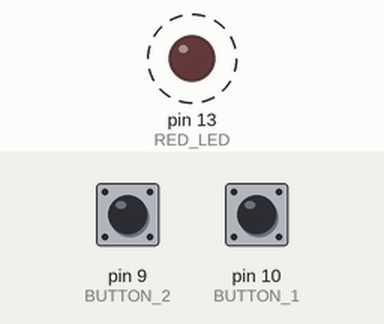
This sketch was run on a simulated Arduino Uno, built with avr-gcc and run on an emulated ATmega328P. Shown: output pins drawn as LEDs (lit = HIGH). Dashed ring = blinking. The inputs (shaded band) are chosen by the test bench; at power-on: pin 9 (BUTTON_2) HIGH, pin 10 (BUTTON_1) HIGH.

Above: at 4.8 s.
4.9 s: pin 9 (BUTTON_2) pulled LOW for 2.35 s
At 7.0 s:
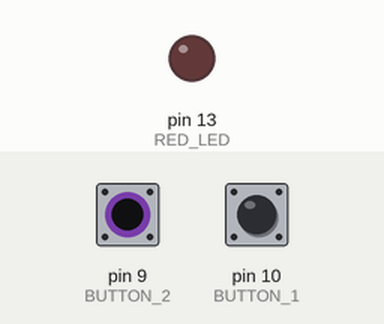
At 9.3 s:
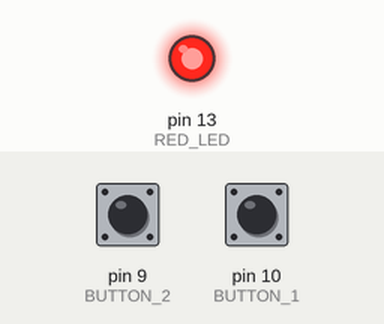
Timing chart, 0 to 14.7 s (numbered marks = the images above; inputs shaded):
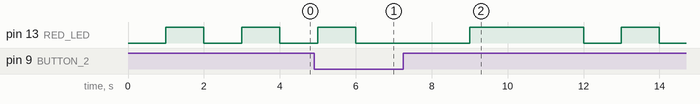

The sketch:

blink_fast_slow.ino
```cpp
//declare the components
const int RED_LED = 13;
const int BUTTON_1 = 10;
const int BUTTON_2 = 9;

bool _buttonState1 = false;
bool _buttonState2 = false;

//function to blink fast
void blinkFast () {
    digitalWrite(RED_LED, LOW);
    delay(100);
    digitalWrite(RED_LED, HIGH);
    delay(100);
}

//function to blink slow
void blinkSlow () {
    digitalWrite(RED_LED, LOW);
    delay(3000);
    digitalWrite(RED_LED, HIGH);
    delay(3000);
}

//function to blink normal
void blinkNormal() {
    digitalWrite(RED_LED, LOW);
    delay(1000);
    digitalWrite(RED_LED, HIGH);
    delay(1000);
}


void setup() {
  //set components type
  pinMode(RED_LED, OUTPUT);
  pinMode(BUTTON_1, INPUT_PULLUP);
  pinMode(BUTTON_2, INPUT_PULLUP);
}

void loop() {
  //select buttons
  _buttonState1 = digitalRead(BUTTON_1);
  _buttonState2 = digitalRead(BUTTON_2);

  //set button1 to blink fast and button2 to slow, while button is not pressed blink normal
  if (_buttonState1 == LOW ) {
    blinkFast ();
  }
  else if (_buttonState2 == LOW) {
    blinkSlow();
  }
  else {
    blinkNormal();
  }
}
```
